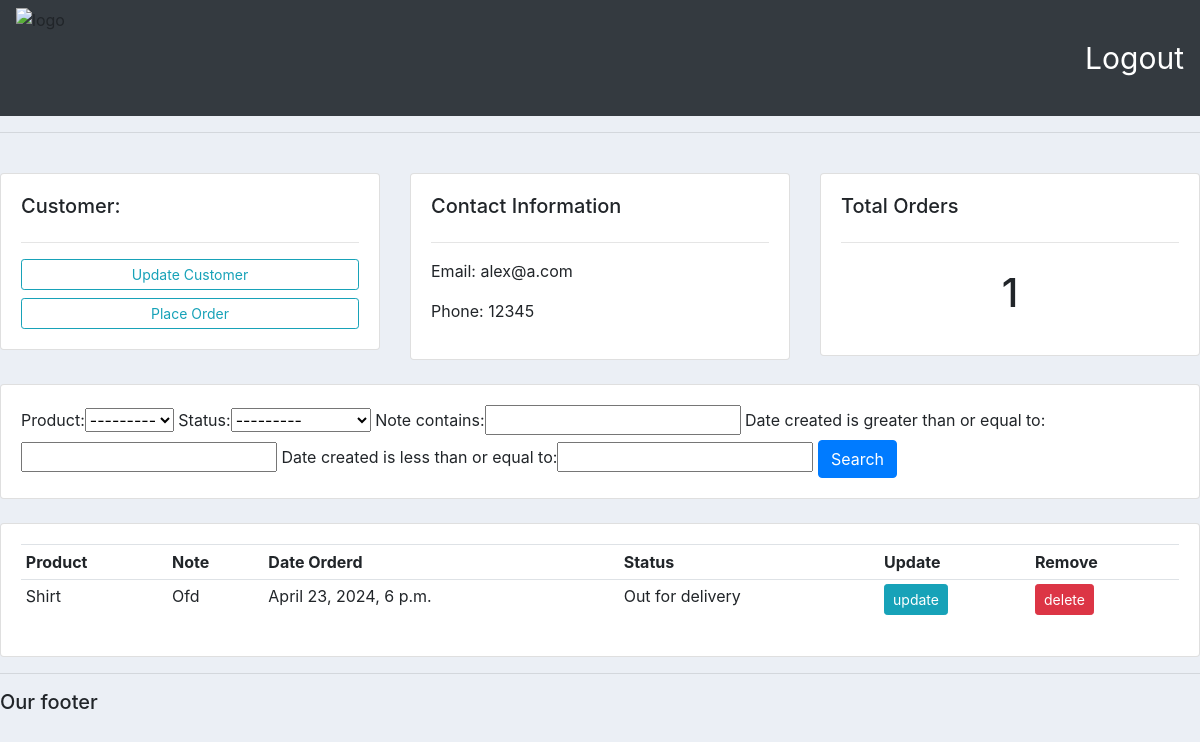
/customer/5/ (signed in), run on the app's committed database.
### accounts/models.py (models this page shows, shortened)
class Customer(models.Model):
    user = models.OneToOneField(User, null=True, on_delete = models.CASCADE)
    name = models.CharField(max_length=200, null=True)
    phone = models.CharField(max_length=200, null=True)
    email = models.CharField(max_length=200, null=True)
    date_created = models.DateTimeField(auto_now_add=True, null=True)

class Order(models.Model):
    STATUS = (
        ('Pending', 'Pending'),
        ('Out for delivery', 'Out for delivery'),
        ('Delivered', 'Delivered'),
    )
    customer = models.ForeignKey(Customer, null=True, on_delete=models.SET_NULL)
    product = models.ForeignKey(Product, null=True, on_delete=models.SET_NULL)
    date_created = models.DateTimeField(auto_now_add=True)
    status = models.CharField(max_length=200, null=True, choices=STATUS)
    note = models.CharField(max_length=1000, null=True)

class Product(models.Model):
    Category = (
        ('Indoor', 'Indoor'),
        ('Outdoor', 'Outdoor'),
        ('Delivery', 'Delivered'),
    )
    name = models.CharField(max_length=200, null=True)
    price = models.FloatField(null=True)
    category = models.CharField(max_length=200, null=True, choices=Category)
    description = models.CharField(max_length=200, null=True)
    date_created = models.DateTimeField(auto_now_add=True, null=True)
    tags = models.ManyToManyField(Tag)
    def __str__(self):
        return f'{self.id} {self.name}'

### accounts/decorators.py (the view)
        def inner(request, *args, **kwargs):
            user_group = None
            if request.user.groups.exists():
                all_groups = request.user.groups.all()
                user_group = all_groups[0].name
            if user_group in allowed_roles:
                return views_func(request, *args, **kwargs)
            else:
                return HttpResponse('Sorry! You are not allowed to see this page.')

### accounts/views.py (called while the page is built)
@login_required(login_url='login')
@allowed_users(allowed_roles=['admin'])
def customer(request, pk):
    customer = Customer.objects.get(id=pk)
    orders = customer.order_set.all()
    total_orders = orders.count()
    filter1 = OrderFilter(request.GET, queryset=orders)
    orders = filter1.qs
    context = {'customer' : customer, 'orders' : orders, 'total_orders' : total_orders, 'filter1':filter1}
    return render(request, 'accounts/customer.html', context)

### crm/templates/accounts/customer.html
{% extends 'accounts/main.html' %}
{% block content %}
<br>
<div class="row">
    <div class="col-md">
        <div class="card card-body">
            <h5>Customer:</h5>
            <hr>
            <a class="btn btn-outline-info  btn-sm btn-block" href="">Update Customer</a>
            <a class="btn btn-outline-info btn-sm btn-block" href="{% url 'create_order' customer.id %}">Place Order</a>
        </div>
    </div>
    <div class="col-md">
        <div class="card card-body">
            <h5>Contact Information</h5>
            <hr>
            <p>Email: {{customer.email}}</p>
            <p>Phone: {{customer.phone}}</p>
        </div>
    </div>
    <div class="col-md">
        <div class="card card-body">
            <h5>Total Orders</h5>
            <hr>
            <h1 style="text-align: center;padding: 10px">{{total_orders}}</h1>
        </div>
    </div>
</div>
<br>
<div class="row">
    <div class="col">
        <div class="card card-body">
            <form method="get">
            {{filter1.form}}
            <button class="btn btn-primary" type="submit">Search</button>
          </form>
        </div>
    </div>
</div>
<br>
<div class="row">
    <div class="col-md">
        <div class="card card-body">
            <table class="table table-sm">
                <tr>
                    <th>Product</th>
                    <th>Note</th>
                    <th>Date Orderd</th>
                    <th>Status</th>
                    <th>Update</th>
                    <th>Remove</th>
                </tr>
                {% for i in orders %}
                <tr>
                    <td>{{i.product.name}}</td>
                    <td>{{i.note}}</td>
                    <td>{{i.product.date_created}}</td>
                    <td>{{i.status}}</td>
                    <td><a class="btn btn-sm btn-info" href="{% url 'update_order' i.id %}">update</a></td>
				    <td><a class="btn btn-sm btn-danger" href="{% url 'delete_order' i.id %}">delete</a></td>
                </tr>
                {% endfor %}
            </table>
        </div>
    </div>
</div>
{% endblock %}

### static/css/main.css (style rules this page uses)
body { background-color: #ebeff5; }

### data on the page
Customer: email "alex@a.com", phone "12345"
Order: product.name "Shirt", note "Ofd", product.date_created "April 23, 2024, 6 p.m.", status "Out for delivery"

### other printed values
{{ total_orders }} "1"
